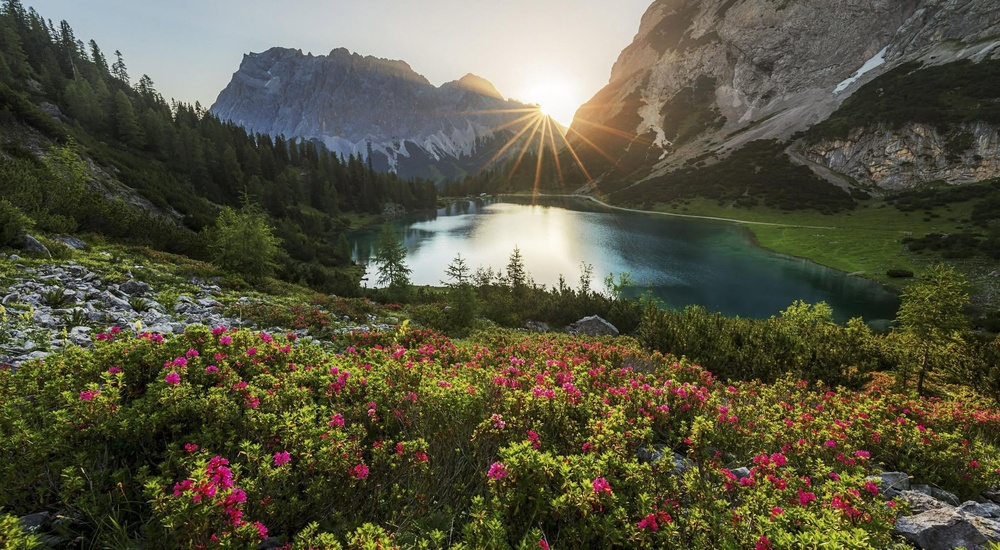
#> input picture moun.jpg, 1000 x 550 px, shrunk from 2048 x 1126 before the run
$ python projet11.py
#> lines starting #> are read from the running program, lines starting #| are printed output that depends on the picture; after the words box and inside, x2 and y2 are one past the last pixel; in counts of white or black regions, pixels touching at a corner belong together
import cv2
import numpy as np
from scipy.fft import dctn, idctn
from skimage.metrics import peak_signal_noise_ratio as psnr
import matplotlib.pyplot as plt

# =========================================
# ETAPE 1 : CHARGER L'IMAGE
# =========================================
image_originale = cv2.imread("moun.jpg", cv2.IMREAD_GRAYSCALE)
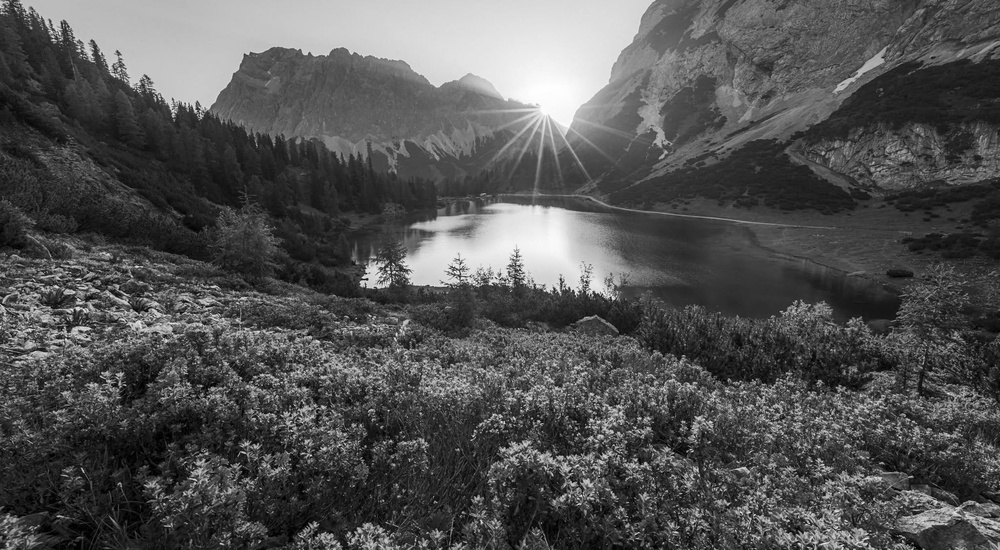
#> image_originale: shape (550, 1000); min 0, max 255, mean 83.3
if image_originale is None:                          # ✅ AJOUT : vérification comme ton code
    print("Erreur : image non trouvée")
    exit()
image_originale = image_originale.astype(np.float64)

plt.imshow(image_originale, cmap='gray')             # ✅ AJOUT : affichage immédiat (ton code)
plt.title("Image originale")
plt.axis('off')
plt.show()

# =========================================
# ETAPE 2 : DCT PAR BLOCS 8x8
# =========================================
def apply_dct_blocks(image):
    h, w = image.shape
    dct_image = np.zeros_like(image)
    for i in range(0, h, 8):
        for j in range(0, w, 8):
            bloc = image[i:i+8, j:j+8]
            dct_image[i:i+8, j:j+8] = dctn(bloc, norm='ortho')
    return dct_image

def appliquer_idct_blocks(dct_image):
    h, w = dct_image.shape
    image_rec = np.zeros_like(dct_image)
    for i in range(0, h, 8):
        for j in range(0, w, 8):
            bloc = dct_image[i:i+8, j:j+8]
            image_rec[i:i+8, j:j+8] = idctn(bloc, norm='ortho')
    return np.clip(image_rec, 0, 255)

# =========================================
# ETAPE 3 : VISUALISATION DCT
# =========================================
dct_image = apply_dct_blocks(image_originale)
#> after the loop in apply_dct_blocks, `for i in range(0, h, 8):`:
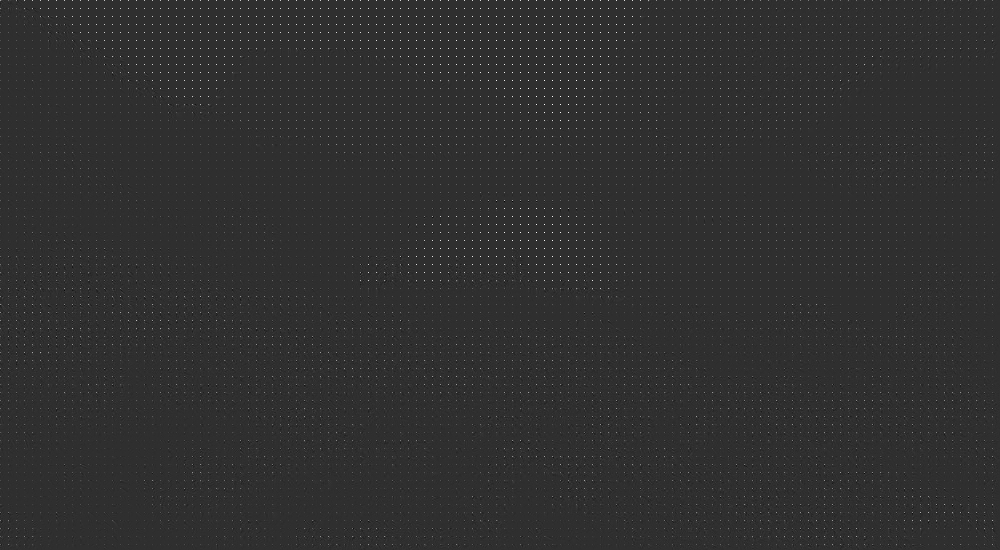
#> dct_image: shape (550, 1000) float64; min -460.3, max 2027.5, mean 10.5; drawn with min black and max white

plt.imshow(np.log(np.abs(dct_image) + 1), cmap='gray')  # ✅ AJOUT : visualisation DCT (ton code)
plt.title("DCT (visualisation log)")
plt.colorbar()
plt.show()
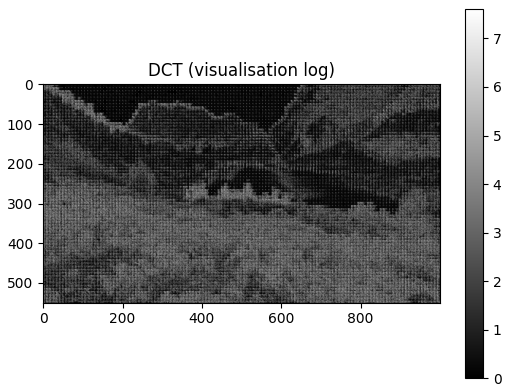
#> figure drawn by matplotlib, 2 panels

# =========================================
# ETAPE 4 : WATERMARK
# =========================================
def generer_watermark(taille, cle=42):
    np.random.seed(cle)
    return np.random.randint(0, 2, taille)

taille = (image_originale.shape[0] // 8) * (image_originale.shape[1] // 8)
#> taille = 8500
watermark = generer_watermark(taille)
print("Watermark généré :", watermark[:20], "... (affiché les 20 premiers)")  # ✅ AJOUT : print (ton code)
#> (printed output is left out)

# =========================================
# ETAPE 5 : INSERTION QIM AMÉLIORÉE
# =========================================
# ✅ AJOUT : formule QIM avec décalage delta/2 (ton code, variante supérieure)
# Le code original utilisait parité paire/impaire
# La nouvelle formule crée deux réseaux décalés de delta/2 → meilleure séparation des états
def inserer_qim(dct_image, watermark, delta=30):
    h, w = dct_image.shape
    dct_modif = dct_image.copy()
    idx = 0
    for i in range(0, h, 8):
        for j in range(0, w, 8):
            if idx >= len(watermark):
                break
            coeff = dct_modif[i+3, j+4]
            bit = watermark[idx]
            if bit == 0:
                dct_modif[i+3, j+4] = delta * round(coeff / delta)
            else:
                dct_modif[i+3, j+4] = delta * round(coeff / delta) + delta / 2
            idx += 1
    return dct_modif

# ✅ AJOUT : formule extraction cohérente avec la nouvelle insertion
def extraire_qim(dct_image, taille_wm, delta=30):
    h, w = dct_image.shape
    watermark_extrait = []
    idx = 0
    for i in range(0, h, 8):
        for j in range(0, w, 8):
            if idx >= taille_wm:
                break
            coeff = dct_image[i+3, j+4]
            bit = int(round(coeff / (delta / 2))) % 2
            watermark_extrait.append(abs(bit))
            idx += 1
    return np.array(watermark_extrait)

# =========================================
# ETAPE 6 : ATTAQUES
# =========================================
def attaque_bruit(image, sigma=10):
    bruit = np.random.normal(0, sigma, image.shape)
    return np.clip(image + bruit, 0, 255)

def attaque_jpeg(image, qualite=50):
    cv2.imwrite("temp.jpg", image.astype(np.uint8), [cv2.IMWRITE_JPEG_QUALITY, qualite])
    return cv2.imread("temp.jpg", cv2.IMREAD_GRAYSCALE).astype(np.float64)

# =========================================
# ETAPE 7 : CALCUL BER
# =========================================
def calculer_ber(wm_original, wm_extrait):
    erreurs = np.sum(wm_original != wm_extrait)
    return erreurs / len(wm_original)

# =========================================
# ETAPE 8 : INSERTION ET MESURE SANS ATTAQUE
# =========================================
# Insertion
dct_modif = inserer_qim(dct_image, watermark)
#> after the loop in inserer_qim, `for i in range(0, h, 8):`: dct_modif: shape (550, 1000) float64; 1.54% of pixels changed, all inside (x1, y1, x2, y2) = (4, 3, 997, 540)
image_tatouee = appliquer_idct_blocks(dct_modif)

# Extraction sans attaque
dct_tatouee = apply_dct_blocks(image_tatouee)
watermark_extrait_sans = extraire_qim(dct_tatouee, len(watermark))
#> after the loop in extraire_qim, `for i in range(0, h, 8):`: watermark_extrait = 8500 values, max 1 at index 1, min 0 at index 0, mean 0.499
#> watermark_extrait_sans has the same summary as watermark_extrait in extraire_qim

# ✅ AJOUT : mesure PSNR et BER AVANT attaque (ton code)
# Permet de séparer l'impact de l'insertion vs l'impact de l'attaque
psnr_sans = psnr(image_originale, image_tatouee, data_range=255)
#> psnr_sans = 44.06
ber_sans   = calculer_ber(watermark, watermark_extrait_sans)
#> in calculer_ber, `erreurs = np.sum(wm_original != wm_extrait)`: erreurs = 0
#> ber_sans = 0
print(f"\n--- Sans attaque ---")
print(f"PSNR  : {psnr_sans:.2f} dB")
#| PSNR  : 44.06 dB
print(f"BER   : {ber_sans:.4f}")
#| BER   : 0.0000

# =========================================
# ETAPE 9 : ATTAQUE ET MESURE APRES ATTAQUE
# =========================================
# ✅ AJOUT : choix interactif de l'attaque (ton code)
#> (the run stopped early here; a loop or call above may not have finished)
